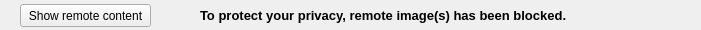
<?xml version="1.0" encoding="UTF-8"?>
<ui version="4.0">
 <class>BlockedContentAlert</class>
 <widget class="QWidget" name="BlockedContentAlert">
  <property name="geometry">
   <rect>
    <x>0</x>
    <y>0</y>
    <width>701</width>
    <height>30</height>
   </rect>
  </property>
  <property name="sizePolicy">
   <sizepolicy hsizetype="Preferred" vsizetype="Fixed">
    <horstretch>0</horstretch>
    <verstretch>0</verstretch>
   </sizepolicy>
  </property>
  <property name="minimumSize">
   <size>
    <width>0</width>
    <height>30</height>
   </size>
  </property>
  <property name="windowTitle">
   <string>Form</string>
  </property>
  <property name="autoFillBackground">
   <bool>true</bool>
  </property>
  <widget class="QPushButton" name="showRemoteContent">
   <property name="geometry">
    <rect>
     <x>20</x>
     <y>4</y>
     <width>131</width>
     <height>23</height>
    </rect>
   </property>
   <property name="text">
    <string>Show remote content</string>
   </property>
   <property name="iconSize">
    <size>
     <width>22</width>
     <height>22</height>
    </size>
   </property>
  </widget>
  <widget class="QLabel" name="label">
   <property name="geometry">
    <rect>
     <x>200</x>
     <y>0</y>
     <width>391</width>
     <height>31</height>
    </rect>
   </property>
   <property name="font">
    <font>
     <pointsize>10</pointsize>
     <weight>75</weight>
     <bold>true</bold>
    </font>
   </property>
   <property name="text">
    <string>To protect your privacy, remote image(s) has been blocked.</string>
   </property>
  </widget>
 </widget>
 <resources/>
 <connections/>
</ui>
